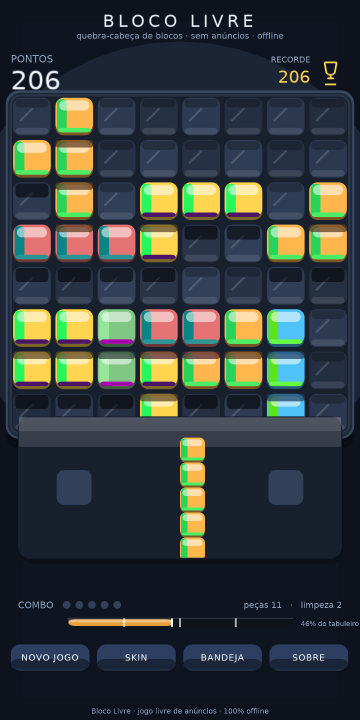
#> input picture screenshots/01_hero.png, 720 x 1440 px, found by its file name (shown at 1/2 size)
$ python r12_forensics_g.py
#> lines starting #> are read from the running program, lines starting #| are printed output that depends on the picture
#!/usr/bin/env python3
"""R12 part G: resolve star-vs-band with color segmentation; find where star body actually is."""
from PIL import Image
import numpy as np

R12 = '/home/z/my-project/critic_shots/r12/'
imh = load_src = np.asarray(Image.open(R12 + '01_hero.png').convert('RGB')).astype(int)
R, G, B = imh[:,:,0], imh[:,:,1], imh[:,:,2]
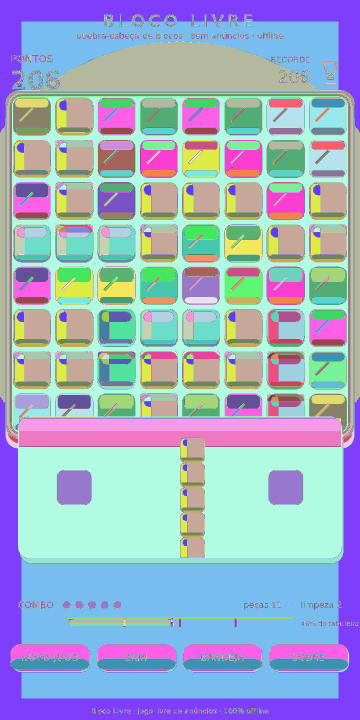
#> R: shape (1440, 720) int64 (shown at 1/2 size); 250 distinct labels, from 6 to 255; one colour per label, 0 black
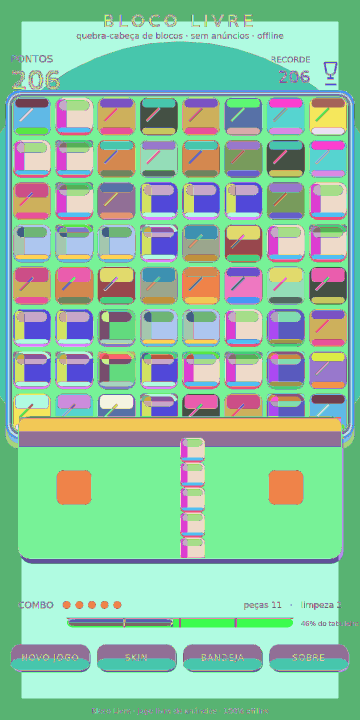
#> G: shape (1440, 720) int64 (shown at 1/2 size); 250 distinct labels, from 2 to 253; one colour per label, 0 black
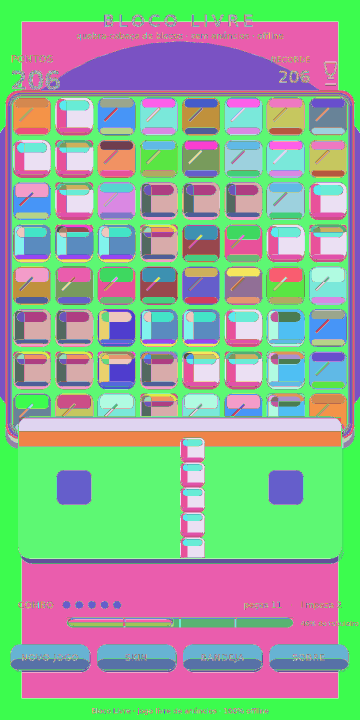
#> B: shape (1440, 720) int64 (shown at 1/2 size); 239 distinct labels, from 12 to 252; one colour per label, 0 black
lum = imh.mean(axis=2)
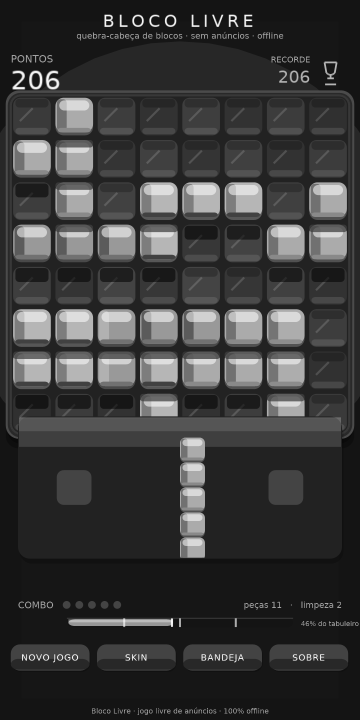
#> lum: shape (1440, 720) float64 (shown at 1/2 size); min 8.67, max 248.7, mean 58.3

# Look at distinct colors in rows 220..380, x 250..560
from collections import Counter
c = Counter()
for y in range(220, 380, 2):
    for x in range(250, 560, 2):
        c[(R[y,x]//16*16, G[y,x]//16*16, B[y,x]//16*16)] += 1
print("top quantized colors y220-380 x250-560:")
for col, n in c.most_common(14):
    print("  ", col, n)

# Star should be bright yellow-white (222,182,60-ish?) vs band maybe darker gold.
# Check the bright cluster x280-523 found earlier at rows 358-442 — that's the BAND itself?
# Let's map vertical profile at x=400 (through star+band):
print("\nx=400 lum y196..470:")
for y in range(196, 470, 3):
    print(y, round(lum[y,400],1), (R[y,400],G[y,400],B[y,400]))
#> this loop made 92 passes
#| 196 62.0 (45, 58, 83)
#| 199 47.0 (34, 44, 63)
#| 202 47.0 (34, 44, 63)
#| 205 47.0 (34, 44, 63)
#| 208 47.0 (34, 44, 63)
#| 211 47.0 (34, 44, 63)
#| 214 47.0 (34, 44, 63)
#| 217 89.3 (75, 86, 107)
#> (further printed lines are left out)

print("\nx=340 lum y196..470:")
for y in range(196, 470, 3):
    print(y, round(lum[y,340],1), (R[y,340],G[y,340],B[y,340]))

$ run again, with screenshots/02_skin0.png copied over screenshots/01_hero.png
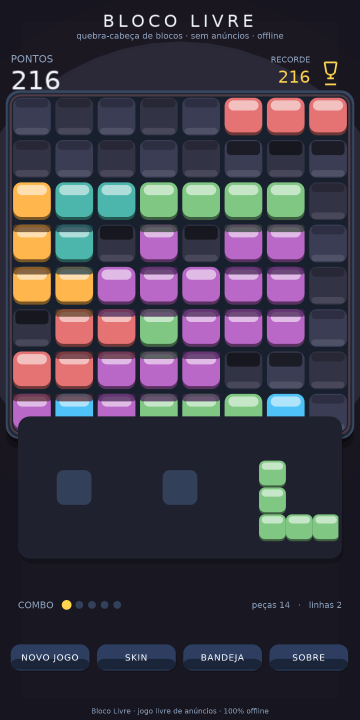
#> input picture screenshots/02_skin0.png, 720 x 1440 px, found by its file name (shown at 1/2 size)
#> R: shape (1440, 720) int64; 244 distinct labels, from 11 to 255
#> G: shape (1440, 720) int64; 237 distinct labels, from 10 to 246
#> `R, G, B = imh[:,:,0], imh[:,:,1], imh[:,:,2]`:
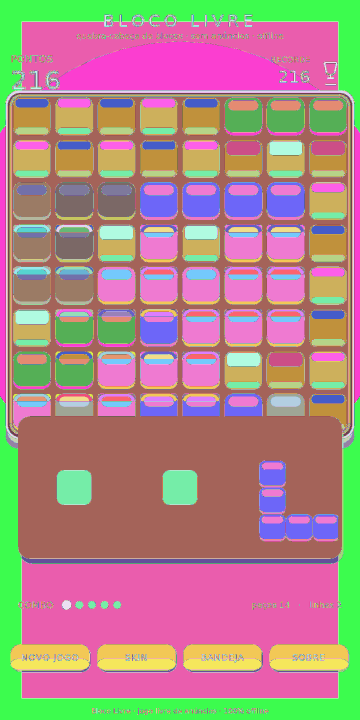
#> B: shape (1440, 720) int64 (shown at 1/2 size); 238 distinct labels, from 14 to 252; one colour per label, 0 black
#> `lum = imh.mean(axis=2)`:
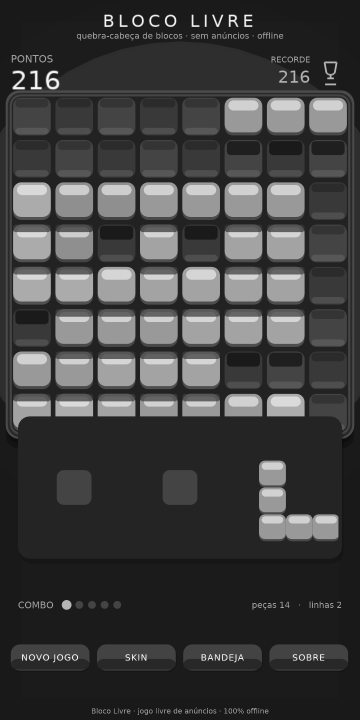
#> lum: shape (1440, 720) float64 (shown at 1/2 size); min 11.67, max 246.7, mean 64.1
#> the loop `for y in range(196, 470, 3):` made 92 passes
#| 196 68.3 (59, 61, 85)
#| 199 52.0 (45, 46, 65)
#| 202 52.0 (45, 46, 65)
#| 205 52.0 (45, 46, 65)
#| 208 52.0 (45, 46, 65)
#> (further printed lines are left out)

$ run again, with screenshots/03_skin1.png copied over screenshots/01_hero.png
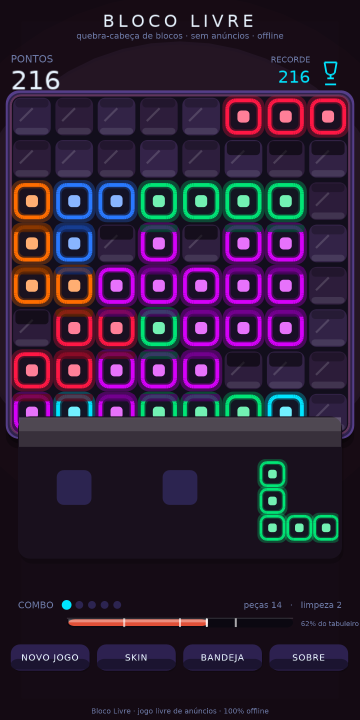
#> input picture screenshots/03_skin1.png, 720 x 1440 px, found by its file name (shown at 1/2 size)
#> R: shape (1440, 720) int64; 256 distinct labels, from 0 to 255
#> G: shape (1440, 720) int64; 245 distinct labels, from 0 to 244
#> `R, G, B = imh[:,:,0], imh[:,:,1], imh[:,:,2]`:
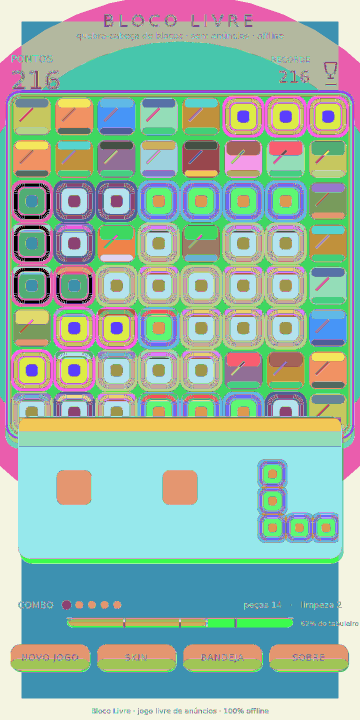
#> B: shape (1440, 720) int64 (shown at 1/2 size); 256 distinct labels, from 0 to 255; one colour per label, 0 black
#> `lum = imh.mean(axis=2)`:
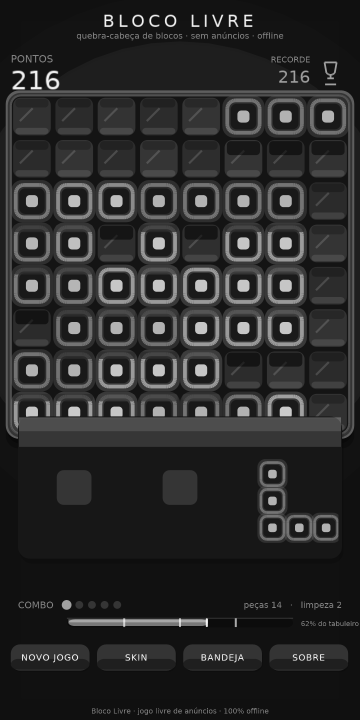
#> lum: shape (1440, 720) float64 (shown at 1/2 size); min 8, max 246.3, mean 43.1
#> the loop `for y in range(196, 470, 3):` made 92 passes
#| 196 52.3 (51, 35, 71)
#| 199 40.0 (39, 27, 54)
#| 202 40.0 (39, 27, 54)
#| 205 40.0 (39, 27, 54)
#| 208 40.0 (39, 27, 54)
#> (further printed lines are left out)
